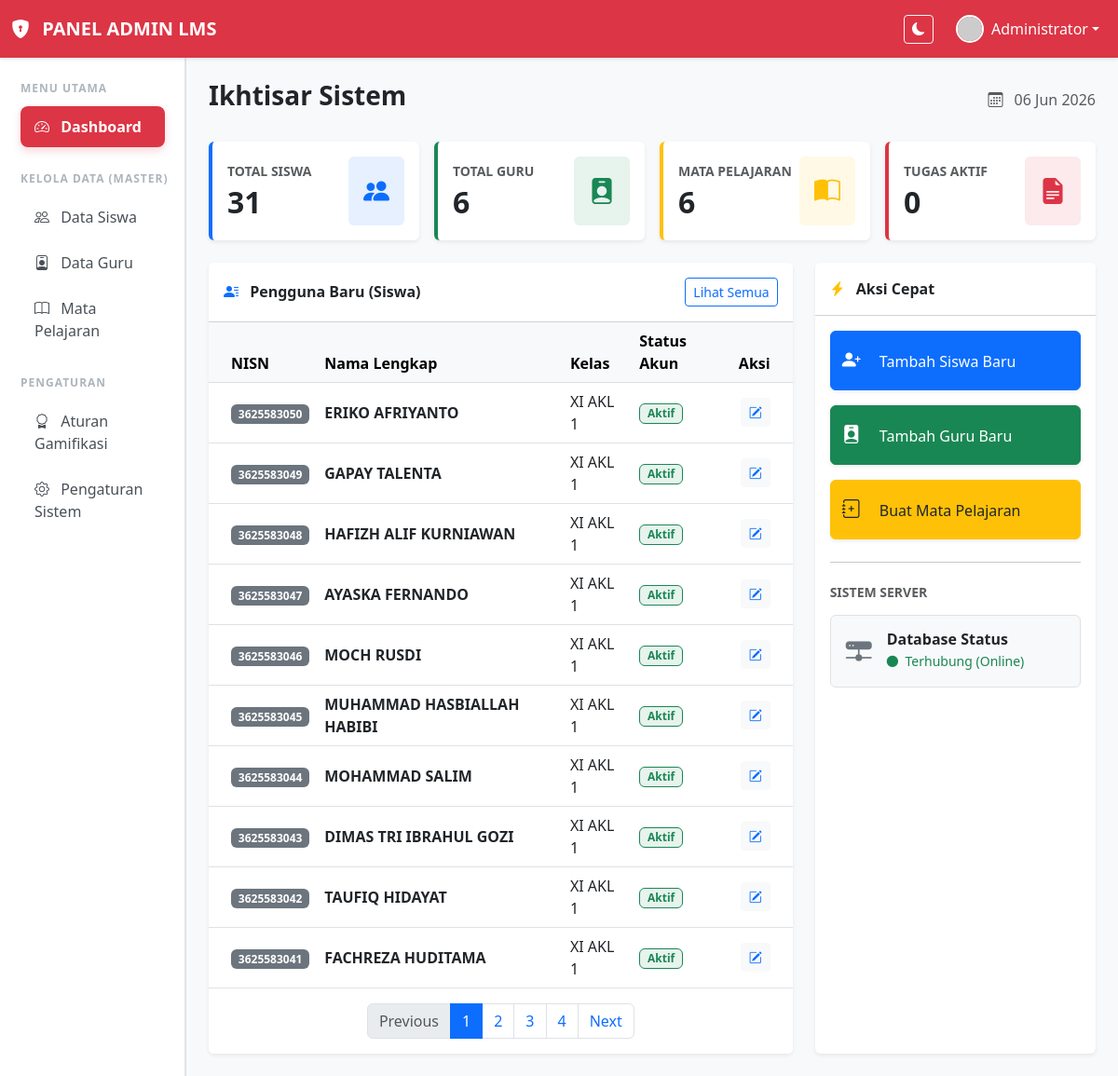
The app's page /admin/admin.php (signed in) with its own data.
### tables this page shows
CREATE TABLE `siswa` (
  `IDSiswa` char(5) NOT NULL,
  `IDUser` char(5) DEFAULT NULL,
  `NamaSiswa` varchar(60) NOT NULL,
  `NISN` char(10) DEFAULT NULL,
  `Kelas` varchar(20) DEFAULT NULL,
  `Email` varchar(100) DEFAULT NULL,
  `NoTelp` varchar(20) DEFAULT NULL,
  `dibuat_pada` timestamp NULL DEFAULT CURRENT_TIMESTAMP,
  `FotoProfil` varchar(255) DEFAULT NULL,
  `Bio` text
);

CREATE TABLE `pengaturan` (
  `Kunci` varchar(50) NOT NULL,
  `Nilai` varchar(50) NOT NULL
);

### admin/admin.php (the view, shortened to what this page needs)
<?php
include '../login/koneksi.php';
$cek_maint = mysqli_query($koneksi, "SELECT Nilai FROM pengaturan WHERE Kunci = 'maintenance'");
$maint = mysqli_fetch_assoc($cek_maint);
$is_maintenance = (isset($maint['Nilai']) && $maint['Nilai'] == '1') ? true : false;
$query_siswa = mysqli_query($koneksi, "SELECT COUNT(IDSiswa) AS total_siswa FROM SISWA");
$data_siswa = mysqli_fetch_assoc($query_siswa);
$angka_siswa = $data_siswa['total_siswa'];
$query_guru = mysqli_query($koneksi, "SELECT COUNT(IDGuru) AS total_guru FROM GURU");
$data_guru = mysqli_fetch_assoc($query_guru);
$angka_guru = $data_guru['total_guru'];
$query_mapel = mysqli_query($koneksi, "SELECT COUNT(DISTINCT NamaMapel) AS total_mapel FROM MAPEL");
$data_mapel = mysqli_fetch_assoc($query_mapel);
$angka_mapel = $data_mapel['total_mapel'];
$query_tugas = mysqli_query($koneksi, "SELECT COUNT(IDTugas) AS total_tugas FROM TUGAS");
$data_tugas = mysqli_fetch_assoc($query_tugas);
$angka_tugas = $data_tugas['total_tugas'];
$batas = 10;
$halaman = isset($_GET['halaman']) ? (int)$_GET['halaman'] : 1;
$halaman_awal = ($halaman > 1) ? ($halaman * $batas) - $batas : 0;
$query_total = mysqli_query($koneksi, "SELECT COUNT(IDSiswa) AS total FROM SISWA");
$data_total = mysqli_fetch_assoc($query_total);
$jumlah_data = $data_total['total'];
$total_halaman = ceil($jumlah_data / $batas);
$query_siswa_baru = mysqli_query($koneksi, "SELECT SISWA.*, users.Status FROM SISWA LEFT JOIN users ON SISWA.IDUser = users.IDUser ORDER BY SISWA.dibuat_pada DESC, SISWA.IDSiswa DESC LIMIT $halaman_awal, $batas");
?>
<!DOCTYPE html>
<html lang="id">
<head>
    <link href="https://cdn.jsdelivr.net/npm/bootstrap@5.3.0/dist/css/bootstrap.min.css" rel="stylesheet">
    <link rel="stylesheet" href="https://cdn.jsdelivr.net/npm/bootstrap-icons@1.10.5/font/bootstrap-icons.css">
    <link rel="stylesheet" href="../style.css">
</head>
<body class="bg-light">
    <nav class="navbar navbar-expand-lg navbar-dark bg-danger sticky-top shadow-sm">
        <div class="container-fluid">
            <a class="navbar-brand fw-bold" href="#">
                <i class="bi bi-shield-lock-fill me-2"></i> PANEL ADMIN LMS
            </a>
            <div class="collapse navbar-collapse justify-content-end" id="topNav">
                <ul class="navbar-nav align-items-center">
                    <li class="nav-item me-3">
                        <button class="btn btn-danger btn-sm border border-light" id="btnDarkMode" title="Ganti Tema">
                            <i class="bi bi-moon-fill text-white"></i>
                        </button>
                    </li>
                    <li class="nav-item dropdown">
                        <a class="nav-link dropdown-toggle d-flex align-items-center text-white" href="#" data-bs-toggle="dropdown">
                            <img src="https://ui-avatars.com/api/?name=Administrator&background=fff&color=dc3545" class="rounded-circle me-2 border border-2 border-white" width="30" height="30">
                            Administrator
                        </a>
                    </li>
                </ul>
            </div>
        </div>
    </nav>
    <div class="container-fluid">
        <div class="row">
        <?php include 'sidebar.php'; ?>
            <main class="col-md-9 ms-sm-auto col-lg-10 px-md-4 py-4">
                <div class="d-flex justify-content-between align-items-center mb-4">
                    <h3 class="fw-bold">Ikhtisar Sistem</h3>
                    <span class="text-muted"><i class="bi bi-calendar3 me-2"></i> <?php echo date('d M Y'); ?></span>
                </div>
                <div class="row g-3 mb-4">
                    <div class="col-12 col-sm-6 col-xl-3">
                        <div class="card border-0 shadow-sm border-start border-primary border-4 h-100">
                            <div class="card-body">
                                <div class="d-flex justify-content-between align-items-center">
                                    <div>
                                        <div class="text-muted small fw-bold mb-1">TOTAL SISWA</div>
                                        <h2 class="fw-bold mb-0"><?php echo $angka_siswa; ?></h2>
                                    </div>
                                    <div class="bg-primary bg-opacity-10 p-3 rounded">
                                        <i class="bi bi-people-fill text-primary fs-3"></i>
                                    </div>
                                </div>
                            </div>
                        </div>
                    </div>
                    <div class="col-12 col-sm-6 col-xl-3">
                        <div class="card border-0 shadow-sm border-start border-success border-4 h-100">
                            <div class="card-body">
                                <div class="d-flex justify-content-between align-items-center">
                                    <div>
                                        <div class="text-muted small fw-bold mb-1">TOTAL GURU</div>
                                        <h2 class="fw-bold mb-0"><?php echo $angka_guru; ?></h2>
                                    </div>
                                    <div class="bg-success bg-opacity-10 p-3 rounded">
                                        <i class="bi bi-person-badge-fill text-success fs-3"></i>
                                    </div>
                                </div>
                            </div>
                        </div>
                    </div>
                    <div class="col-12 col-sm-6 col-xl-3">
                        <div class="card border-0 shadow-sm border-start border-warning border-4 h-100">
                            <div class="card-body">
                                <div class="d-flex justify-content-between align-items-center">
                                    <div>
                                        <div class="text-muted small fw-bold mb-1">MATA PELAJARAN</div>
                                        <h2 class="fw-bold mb-0"><?php echo $angka_mapel; ?></h2>
                                    </div>
                                    <div class="bg-warning bg-opacity-10 p-3 rounded">
                                        <i class="bi bi-book-half text-warning fs-3"></i>
                                    </div>
                                </div>
                            </div>
                        </div>
                    </div>
                    <div class="col-12 col-sm-6 col-xl-3">
                        <div class="card border-0 shadow-sm border-start border-danger border-4 h-100">
                            <div class="card-body">
                                <div class="d-flex justify-content-between align-items-center">
                                    <div>
                                        <div class="text-muted small fw-bold mb-1">TUGAS AKTIF</div>
                                        <h2 class="fw-bold mb-0"><?php echo $angka_tugas; ?></h2>
                                    </div>
                                    <div class="bg-danger bg-opacity-10 p-3 rounded">
                                        <i class="bi bi-file-earmark-text-fill text-danger fs-3"></i>
                                    </div>
                                </div>
                            </div>
                        </div>
                    </div>
                </div>
                <div class="row g-4">
                    <div class="col-lg-8">
                        <div class="card border-0 shadow-sm h-100">
                            <div class="card-header bg-white fw-bold py-3 d-flex justify-content-between align-items-center">
                                <span><i class="bi bi-person-lines-fill me-2 text-primary"></i> Pengguna Baru (Siswa)</span>
                                <a href="daftarSiswa.php" class="btn btn-sm btn-outline-primary" >Lihat Semua</a>
                            </div>
                            <div class="card-body p-0">
                                <div class="table-responsive">
                                    <table class="table table-hover align-middle mb-0">
                                        <thead class="table-light">
                                            <tr>
                                                <th class="ps-4">NISN</th>
                                                <th>Nama Lengkap</th>
                                                <th>Kelas</th>
                                                <th>Status Akun</th>
                                                <th class="pe-4 text-end">Aksi</th>
                                            </tr>
                                        </thead>
                                        <tbody>
                                        <?php
                                        if(mysqli_num_rows($query_siswa_baru) > 0) {
                                            while($row = mysqli_fetch_assoc($query_siswa_baru)) {
                                                $status_asli = isset($row['Status']) ? $row['Status'] : 'Aktif';
                                                if ($is_maintenance) {
                                                    $status_badge = '<span class="badge bg-warning bg-opacity-10 text-warning border border-warning"><i class="bi bi-lock-fill me-1"></i> Maintenance</span>';
                                                } else if($status_asli == 'Non-Aktif') {
                                                    $status_badge = '<span class="badge bg-danger bg-opacity-10 text-danger border border-danger">Non-Aktif</span>';
                                                } else {
                                                    $status_badge = '<span class="badge bg-success bg-opacity-10 text-success border border-success">Aktif</span>';
                                                }
                                                $id_siswa_asli = isset($row['IDSiswa']) ? $row['IDSiswa'] : '';
                                                $nisn_tampil = isset($row['NISN']) ? $row['NISN'] : '-';
                                                $nama_siswa = isset($row['NamaSiswa']) ? $row['NamaSiswa'] : 'Tanpa Nama';
                                                $kelas = isset($row['Kelas']) ? $row['Kelas'] : '-';
                                        ?>
                                        <tr>
                                            <td class="ps-4"><span class="badge bg-secondary"><?php echo $nisn_tampil; ?></span></td>
                                            <td class="fw-semibold"><?php echo $nama_siswa; ?></td>
                                            <td><?php echo $kelas; ?></td>
                                            <td><?php echo $status_badge; ?></td>
                                            <td class="pe-4 text-end">
                                                <a href="editSiswa.php?id=<?php echo $id_siswa_asli; ?>" class="btn btn-sm btn-light text-primary" title="Edit Data"><i class="bi bi-pencil-square"></i></a>
                                            </td>
                                        </tr>
                                        <?php
                                            }
                                        } else {
                                            echo '<tr><td colspan="5" class="text-center py-4 text-muted">Belum ada data siswa baru yang terdaftar.</td></tr>';
                                        }
                                        ?>
                                        </tbody>
                                    </table>
                                </div>
                            </div>
                            <div class="card-footer bg-white py-3 border-top-0">
                                <nav aria-label="Page navigation">
                                    <ul class="pagination justify-content-center mb-0">
                                        <li class="page-item <?= ($halaman <= 1) ? 'disabled' : '' ?>">
                                            <a class="page-link" href="?halaman=<?= $halaman - 1 ?>">Previous</a>
                                        </li>
                                        <?php for($x = 1; $x <= $total_halaman; $x++): ?>
                                            <li class="page-item <?= ($halaman == $x) ? 'active' : '' ?>">
                                                <a class="page-link" href="?halaman=<?= $x ?>"><?= $x ?></a>
                                            </li>
                                        <?php endfor; ?>
                                        <li class="page-item <?= ($halaman >= $total_halaman) ? 'disabled' : '' ?>">
                                            <a class="page-link" href="?halaman=<?= $halaman + 1 ?>">Next</a>
                                        </li>
                                    </ul>
                                </nav>
                            </div>
                        </div>
                    </div>
                    <div class="col-lg-4">
                        <div class="card border-0 shadow-sm h-100">
                            <div class="card-header bg-white fw-bold py-3">
                                <i class="bi bi-lightning-charge-fill me-2 text-warning"></i> Aksi Cepat
                            </div>
                            <div class="card-body">
                                <div class="d-grid gap-3">
                                    <a href="tambahSiswa.php" class="btn btn-primary text-start py-3 shadow-sm text-decoration-none">
                                        <i class="bi bi-person-plus-fill me-3 fs-5"></i> Tambah Siswa Baru
                                    </a>
                                    <a href="tambahGuru.php" class="btn btn-success text-start py-3 shadow-sm text-decoration-none">
                                        <i class="bi bi-person-badge-fill me-3 fs-5"></i> Tambah Guru Baru
                                    </a>
                                    <a href="tambahMapel.php" class="btn btn-warning text-dark text-start py-3 shadow-sm text-decoration-none">
                                         <i class="bi bi-journal-plus me-3 fs-5"></i> Buat Mata Pelajaran
                                    </a>
                                </div>
                                <hr class="my-4">
                                <h6 class="fw-bold mb-3 small text-muted">SISTEM SERVER</h6>
                                <div class="d-flex align-items-center justify-content-between <?= $is_maintenance ? 'bg-danger bg-opacity-10 border border-danger' : 'bg-light border' ?> p-3 rounded">
                                    <div class="d-flex align-items-center">
                                        <i class="bi <?= $is_maintenance ? 'bi-exclamation-triangle-fill text-danger' : 'bi-hdd-network-fill text-secondary' ?> fs-3 me-3"></i>
                                        <div>
                                            <h6 class="mb-0 fw-bold <?= $is_maintenance ? 'text-danger' : 'text-dark' ?>">Database Status</h6>
                                            <?php if($is_maintenance): ?>
                                                <small class="text-danger fw-bold"><i class="bi bi-lock-fill small me-1"></i> Mode Perbaikan</small>
                                            <?php else: ?>
                                                <small class="text-success"><i class="bi bi-circle-fill small me-1"></i> Terhubung (Online)</small>
                                            <?php endif; ?>
                                        </div>
                                    </div>
                                </div>
                            </div>
                        </div>
                    </div>
                </div>
            </main>
        </div>
    </div>
</body>
</html>

### records on screen
siswa: NISN "3625583050", NamaSiswa "ERIKO AFRIYANTO", Kelas "XI AKL 1"
siswa: NISN "3625583049", NamaSiswa "GAPAY TALENTA", Kelas "XI AKL 1"
siswa: NISN "3625583048", NamaSiswa "HAFIZH ALIF KURNIAWAN", Kelas "XI AKL 1"
siswa: NISN "3625583047", NamaSiswa "AYASKA FERNANDO", Kelas "XI AKL 1"
siswa: NISN "3625583046", NamaSiswa "MOCH RUSDI", Kelas "XI AKL 1"
siswa: NISN "3625583045", NamaSiswa "MUHAMMAD HASBIALLAH HABIBI", Kelas "XI AKL 1"
siswa: NISN "3625583044", NamaSiswa "MOHAMMAD SALIM", Kelas "XI AKL 1"
siswa: NISN "3625583043", NamaSiswa "DIMAS TRI IBRAHUL GOZI", Kelas "XI AKL 1"
siswa: NISN "3625583042", NamaSiswa "TAUFIQ HIDAYAT", Kelas "XI AKL 1"
siswa: NISN "3625583041", NamaSiswa "FACHREZA HUDITAMA", Kelas "XI AKL 1"

### other values on screen
$angka_siswa "31"
$angka_guru "6"
$angka_mapel "6"
$angka_tugas "0"
